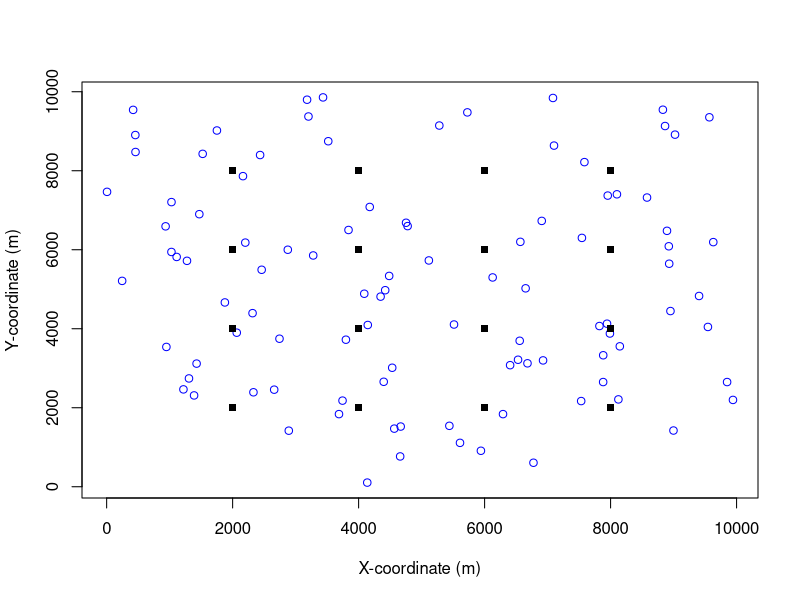
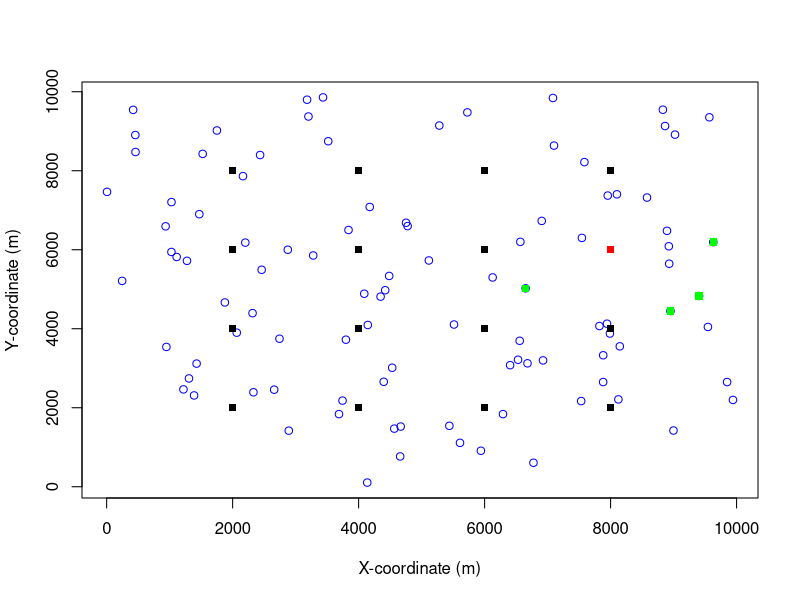
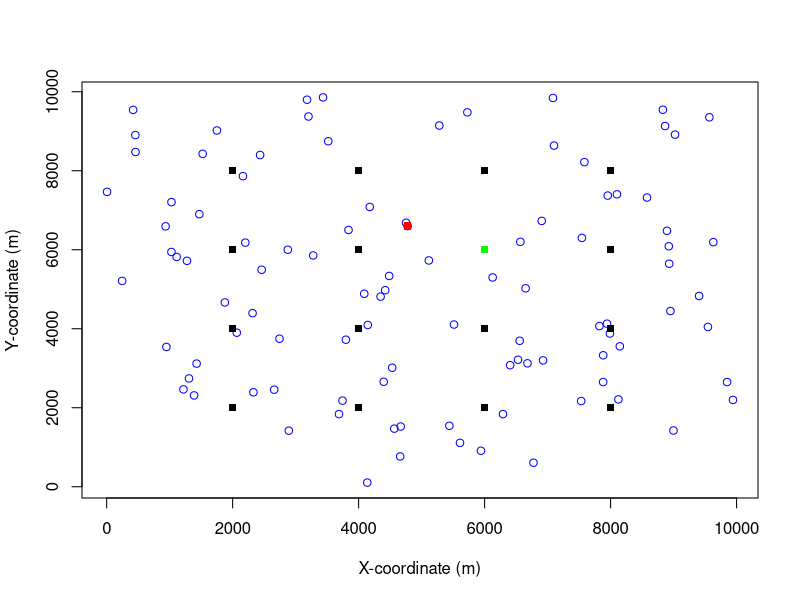

Write R code to recreate these figures, in order. (Note: this script raises an error after producing the figures.)
set.seed(123)
library(lubridate)
library(circular)

# x and y in square survey site with dimensions 10km x 10km with markers every 2000m
# mics
x_mic = seq(from = 2000, to = 8000, by = 2000)
y_mic = seq(from = 2000, to = 8000, by = 2000)

mic_coords = expand.grid(x = x_mic, y = y_mic)
colnames(mic_coords) = c('x_mic', 'y_mic')
mic_coords = as.matrix(mic_coords)

# expectation of gibbon groups in survey area
intensity = 0.000001 # modelling parameter gibbon groups / m2
x_perimeter = 10000
y_perimeter = 10000
survey_area = x_perimeter * y_perimeter
expected_gibbon_groups = intensity * survey_area

# homogeneous Poisson point process for getting gibbon coordinates
x_gibbon_group <- runif(expected_gibbon_groups, 0, x_perimeter)
y_gibbon_group <- runif(expected_gibbon_groups, 0, y_perimeter)

gibbon_group_coords = cbind(x_gibbon_group, y_gibbon_group)
gibbon_group_coords = as.matrix(gibbon_group_coords)

# number of calls per gibbon group as poisson process count
call_count_mean <- 3 # modelling parameter
gibbon_group_call_count <- rpois(nrow(gibbon_group_coords), call_count_mean)

# plot of mic grid and Poisson point process distributed gibbon groups
{
plot(x_gibbon_group, y_gibbon_group, type = "p", col = "blue", pch = 1, xlab = "X-coordinate (m)", ylab = "Y-coordinate (m)")
points(mic_coords[,1], mic_coords[,2], type = "p", col = "black", pch = 15)
}

# Calculate the bearing from mic to gibbon group
calc_bearing = function(x_point_1, y_point_1, x_point_2, y_point_2) {
  bearing = atan2(
    y_point_2 - y_point_1,
    x_point_2 - x_point_1
  )
  
  # convert to range of radians [0,2pi] where bearing is taken clockwise from north (0 radians)
  if (bearing <= 0) {
    bearing = -1*bearing + 0.5*pi 
  } else if ((bearing > 0) && (bearing <= 0.5*pi)) {
    bearing = (0.5*pi - bearing)
  } else {
    bearing = (pi - bearing) + 1.5*pi
  }
  return(bearing)
}

# euclidean distance for detector to gibbon observation
dist_mic_gibbon <- matrix(NA, nrow = nrow(mic_coords), ncol = nrow(gibbon_group_coords))
bearing_mic_gibbon <- matrix(NA, nrow = nrow(mic_coords), ncol = nrow(gibbon_group_coords))

for (i in 1:nrow(dist_mic_gibbon)) {
  for (j in 1:ncol(dist_mic_gibbon)) {
    dist_mic_gibbon[i, j] <- sqrt(sum((mic_coords[i, ] - gibbon_group_coords[j, ])^2))
    bearing_mic_gibbon[i, j] <- calc_bearing(mic_coords[i, 1], mic_coords[i, 2], gibbon_group_coords[j, 1], gibbon_group_coords[j, 2])
  }
}

# half normal hazard distribution for probability matrix
# assuming each mic has same detection function
lambda = 50 # modelling parameter
sigma = 500 # modelling parameter

hazard_half_normal = function(lambda, sigma, dist_matrix) {
  prob_matrix = 1 - exp(-lambda * exp((-1 * dist_matrix^2) / (2 * sigma^2)))
  return (prob_matrix)
}

detection_prob_matrix = hazard_half_normal(lambda = lambda, sigma = sigma, dist_matrix = dist_mic_gibbon)

# weighted Bernoulli trails for each gibbon group to mic for detected/undetected
detection_matrix <- matrix(NA, nrow = nrow(mic_coords), ncol = nrow(gibbon_group_coords))

for (i in 1:nrow(dist_mic_gibbon)) {
  for (j in 1:ncol(dist_mic_gibbon)) {
    detection_matrix[i, j] <- rbinom(size = gibbon_group_call_count[j], n = 1, prob = detection_prob_matrix[i,j])
  }
}

### plotting results

# plot detected gibbon groups for chosen mic
plot_select = 12

for (i in plot_select) {
  detection_gibbon_group_idx = which(detection_matrix[i,] == 1)
  plot(x_gibbon_group, y_gibbon_group, type = "p", col = "blue", pch = 1, xlab = "X-coordinate (m)", ylab = "Y-coordinate (m)")
  points(mic_coords[,1], mic_coords[,2], type = "p", col = "black", pch = 15)
  points(mic_coords[i,1], mic_coords[i,2], type = "p", col = "red", pch = 15)
  points(x_gibbon_group[detection_gibbon_group_idx], y_gibbon_group[detection_gibbon_group_idx], type = "p", col = "green", pch = 15)
}

# plot mics which detected a certain gibbon group
plot_select = 36

for (i in plot_select) {
  detection_mic_idx = which(detection_matrix[,i] == 1)
  plot(x_gibbon_group, y_gibbon_group, type = "p", col = "blue", pch = 1, xlab = "X-coordinate (m)", ylab = "Y-coordinate (m)")
  points(mic_coords[,1], mic_coords[,2], type = "p", col = "black", pch = 15)
  points(x_gibbon_group[i], y_gibbon_group[i], type = "p", col = "red", pch = 15)
  points(mic_coords[detection_mic_idx,1], mic_coords[detection_mic_idx,2], type = "p", col = "green", pch = 15)
}

### create dataframes for analysis

# convert meter coordinates to lat, lng for RShiny App
convert_coords = function(x_coord, y_coord) {
  ref_lat = 14.201252
  ref_lng = 106.585033
  earth_radius = 6371000
  
  # calculate lat, lng
  # issue with this calculation
  lat = ref_lat + (y_coord / earth_radius) * (180 / pi)
  lng = ref_lng + (x_coord / (earth_radius * cos(lat * pi / 180))) * (180 / pi)
  
  lat_lng = cbind(lat, lng)
  
  return(lat_lng)
}

mic_lat_lng = data.frame()
mic_lat_lng = convert_coords(mic_coords[,1], mic_coords[,2])
mic_df = cbind(1:nrow(mic_lat_lng), mic_lat_lng)
colnames(mic_df)[1] = "mic_id"

# these are ground truth locations of each gibbon group and exact call times
gibbon_group_lat_lng = data.frame()
gibbon_group_lat_lng = convert_coords(gibbon_group_coords[,1], gibbon_group_coords[,2])
gibbon_group_df = cbind(1:nrow(gibbon_group_lat_lng), gibbon_group_call_count, gibbon_group_lat_lng)
colnames(gibbon_group_df)[1] = "gibbon_group_id"

# generate random ground truth call times
dawn_chorus_start_time = as.POSIXct("2023-01-01 04:00:00", tz = "UTC")
dawn_chorus_end_time = as.POSIXct("2023-01-01 05:00:00", tz = "UTC")

# call_datetimes = as.POSIXct(runif(sum(gibbon_group_df[,2]), dawn_chorus_start_time, dawn_chorus_end_time), origin = "1970-01-01", tz = "UTC")
# call_timestamps = as.integer(call_datetimes)

# gibbon_group_df = cbind(gibbon_group_df, call_datetimes)
# colnames(gibbon_group_df)[4] = "call_datetime"

### generate recording dataframe

# speed of sound (m/s)
speed_of_sound = 331
von_mises_kappa = 50 # modelling parameter

recording_df = data.frame()

for (i in 1:nrow(mic_df)) {
  ground_truth_animal_ID <- which(detection_matrix[i,] >= 1)
  print(ground_truth_animal_ID)
  total_calls = sum(detection_matrix[i,ground_truth_animal_ID])
  print(total_calls)
  mic_ID = rep(i, times = total_calls)
  print(mic_ID)
  
  # compute measured call time which considers speed of sound
  ground_truth_call_datetimes = as.POSIXct(runif(total_calls, dawn_chorus_start_time, dawn_chorus_end_time), origin = "1970-01-01", tz = "UTC")
  ground_truth_call_timestamps = as.integer(ground_truth_call_datetimes)
  # ground_truth_call_timestamp = call_timestamps[as.integer(gibbon_group_df[ground_truth_animal_ID])]
  print(ground_truth_call_timestamps)
  # ground_truth_call_datetime = as.POSIXct(ground_truth_call_timestamp, origin = "1970-01-01", tz = "UTC")
  measured_call_timestamp = ground_truth_call_timestamp + dist_mic_gibbon[i, ground_truth_animal_ID] / speed_of_sound
  measured_call_datetime = as.POSIXct(measured_call_timestamp, origin = "1970-01-01", tz = "UTC")
  
  # compute measured bearing
  ground_truth_bearing = bearing_mic_gibbon[i, ground_truth_animal_ID]
  # von mises distribution for bearing measurement
  measured_bearing = data.frame()
  for (j in 1:length(ground_truth_animal_ID)) {
    bearing = rvonmises(n = 1, mu = ground_truth_bearing[j], kappa = von_mises_kappa)
    measured_bearing = rbind(measured_bearing, bearing)
  }
  colnames(measured_bearing) = "measured_bearing"
  
  # binding dataframes for each mic
  recording_temp = cbind(mic_ID, ground_truth_animal_ID, ground_truth_call_datetime, measured_call_datetime, ground_truth_bearing, measured_bearing)
  recording_df = rbind(recording_df, recording_temp)
}

recording_ID = seq(nrow(recording_df))
recording_df = cbind(recording_ID, recording_df)

write.csv(mic_df, "../output/mic.csv", row.names=FALSE)
write.csv(gibbon_group_df, "../output/gibbon_group.csv", row.names=FALSE)
write.csv(recording_df, "../output/recording.csv", row.names=FALSE)

### plot bearings for each anima_id (from mic) with measurement error distributions


### map plots for testing lat/lng
plot(mic_df[,2], mic_df[,3], type = "p", pch = 19, col = "blue", xlab = "longitude", ylab = "Latitude", main = "Scatterplot of Coordinates")
